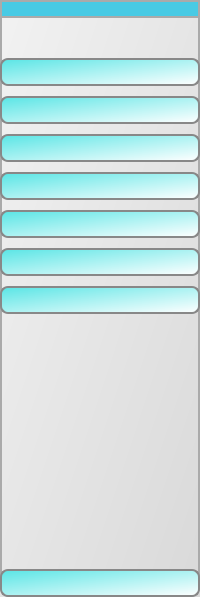
       <widget class="QWidget" name="window_icon" native="true">
        <property name="styleSheet">
         <string notr="true">QWidget {
    background: qlineargradient(x1:0, y1:0, x2:1, y2:1, stop:0 #f2f2f2, stop:1 #d9d9d9);
    border: 2px solid #aaaaaa;
    border-radius: 10px;
}

QPushButton {
    background: qlineargradient(x1:0, y1:0, x2:1, y2:1, stop:0 #59e5e5, stop:1 #ffffff);
    border: 2px solid #888888;
    border-radius: 8px;
    padding: 5px;
}

QPushButton:hover {
    background: qlineargradient(x1:0, y1:0, x2:1, y2:1, stop:0 #D9EFFF , stop:1 #b0b0b0);
    border: 2px solid #666666;
}

QSlider::groove:horizontal {
    background: #cccccc;
    height: 8px;
    border-radius: 4px;
}

QSlider::handle:horizontal {
    background: qradialgradient(cx:0.5, cy:0.5, radius:0.5, fx:0.5, fy:0.5, stop:0 #ffffff, stop:1 #bbbbbb);
    border: 2px solid #888888;
    width: 16px;
    height: 16px;
    margin: -5px 0;
    border-radius: 8px;
}

QDial {
    background: qlineargradient(x1:0, y1:0, x2:1, y2:1, stop:0 #f2f2f2, stop:1 #d9d9d9);
    border: 2px solid #aaaaaa;
    border-radius: 50px;
}</string>
        </property>
        <layout class="QVBoxLayout" name="verticalLayout_4">
         <property name="spacing">
          <number>0</number>
         </property>
         <property name="leftMargin">
          <number>0</number>
         </property>
         <property name="topMargin">
          <number>0</number>
         </property>
         <property name="rightMargin">
          <number>0</number>
         </property>
         <property name="bottomMargin">
          <number>0</number>
         </property>
         <item>
          <widget class="QLabel" name="label_6">
           <property name="styleSheet">
            <string notr="true">background-color: #48cae4;
color: rgb(255, 255, 255);</string>
           </property>
           <property name="text">
            <string/>
           </property>
           <property name="pixmap">
            <pixmap resource="icons.qrc">:/icon/icons/Settings-Sound--Streamline-Ultimate.png</pixmap>
           </property>
           <property name="alignment">
            <set>Qt::AlignCenter</set>
           </property>
          </widget>
         </item>
         <item>
          <spacer name="verticalSpacer">
           <property name="orientation">
            <enum>Qt::Vertical</enum>
           </property>
           <property name="sizeType">
            <enum>QSizePolicy::Preferred</enum>
           </property>
           <property name="sizeHint" stdset="0">
            <size>
             <width>20</width>
             <height>40</height>
            </size>
           </property>
          </spacer>
         </item>
         <item>
          <layout class="QVBoxLayout" name="verticalLayout_2">
           <property name="spacing">
            <number>10</number>
           </property>
           <property name="sizeConstraint">
            <enum>QLayout::SetMinAndMaxSize</enum>
           </property>
           <item>
            <widget class="QPushButton" name="but_cam_1_icon">
             <property name="text">
              <string/>
             </property>
             <property name="icon">
              <iconset resource="icons.qrc">
               <normaloff>:/icon/icons/Expand-Full--Streamline-Ultimate.png</normaloff>:/icon/icons/Expand-Full--Streamline-Ultimate.png</iconset>
             </property>
             <property name="checkable">
              <bool>true</bool>
             </property>
             <property name="autoExclusive">
              <bool>true</bool>
             </property>
            </widget>
           </item>
           <item>
            <widget class="QPushButton" name="but_4_cam_icon">
             <property name="text">
              <string/>
             </property>
             <property name="icon">
              <iconset resource="icons.qrc">
               <normaloff>:/icon/icons/Shrink-4--Streamline-Ultimate.png</normaloff>:/icon/icons/Shrink-4--Streamline-Ultimate.png</iconset>
             </property>
             <property name="checkable">
              <bool>true</bool>
             </property>
             <property name="autoExclusive">
              <bool>true</bool>
             </property>
            </widget>
           </item>
           <item>
            <widget class="QPushButton" name="but_NG_1_icon">
             <property name="text">
              <string/>
             </property>
             <property name="icon">
              <iconset resource="icons.qrc">
               <normaloff>:/icon/icons/Paginate-Filter-1--Streamline-Ultimate.png</normaloff>:/icon/icons/Paginate-Filter-1--Streamline-Ultimate.png</iconset>
             </property>
             <property name="checkable">
              <bool>true</bool>
             </property>
             <property name="autoExclusive">
              <bool>true</bool>
             </property>
            </widget>
           </item>
           <item>
            <widget class="QPushButton" name="but_NG_4_icon">
             <property name="text">
              <string/>
             </property>
             <property name="icon">
              <iconset resource="icons.qrc">
               <normaloff>:/icon/icons/Paginate-Filter-4--Streamline-Ultimate.png</normaloff>:/icon/icons/Paginate-Filter-4--Streamline-Ultimate.png</iconset>
             </property>
             <property name="checkable">
              <bool>true</bool>
             </property>
             <property name="autoExclusive">
              <bool>true</bool>
             </property>
            </widget>
           </item>
           <item>
            <widget class="QPushButton" name="but_output_icon">
             <property name="text">
              <string/>
             </property>
             <property name="icon">
              <iconset resource="icons.qrc">
               <normaloff>:/icon/icons/Accounting-Calculator--Streamline-Ultimate.png</normaloff>:/icon/icons/Accounting-Calculator--Streamline-Ultimate.png</iconset>
             </property>
             <property name="checkable">
              <bool>true</bool>
             </property>
             <property name="autoExclusive">
              <bool>true</bool>
             </property>
            </widget>
           </item>
           <item>
            <widget class="QPushButton" name="but_screenshot_icon">
             <property name="text">
              <string/>
             </property>
             <property name="icon">
              <iconset resource="icons.qrc">
               <normaloff>:/icon/icons/Paginate-Filter-Camera--Streamline-Ultimate.png</normaloff>:/icon/icons/Paginate-Filter-Camera--Streamline-Ultimate.png</iconset>
             </property>
             <property name="checkable">
              <bool>true</bool>
             </property>
             <property name="autoExclusive">
              <bool>true</bool>
             </property>
            </widget>
           </item>
           <item>
            <widget class="QPushButton" name="but_information_icon">
             <property name="text">
              <string/>
             </property>
             <property name="icon">
              <iconset resource="icons.qrc">
               <normaloff>:/icon/icons/Alert-Hexagon--Streamline-Ultimate.png</normaloff>:/icon/icons/Alert-Hexagon--Streamline-Ultimate.png</iconset>
             </property>
             <property name="checkable">
              <bool>true</bool>
             </property>
             <property name="autoExclusive">
              <bool>true</bool>
             </property>
            </widget>
           </item>
          </layout>
         </item>
         <item>
          <spacer name="verticalSpacer_2">
           <property name="orientation">
            <enum>Qt::Vertical</enum>
           </property>
           <property name="sizeHint" stdset="0">
            <size>
             <width>20</width>
             <height>255</height>
            </size>
           </property>
          </spacer>
         </item>
         <item>
          <widget class="QPushButton" name="but_exit_icon">
           <property name="text">
            <string/>
           </property>
           <property name="icon">
            <iconset resource="icons.qrc">
             <normaloff>:/icon/icons/Logout-2--Streamline-Ultimate.png</normaloff>:/icon/icons/Logout-2--Streamline-Ultimate.png</iconset>
           </property>
           <property name="checkable">
            <bool>true</bool>
           </property>
           <property name="autoExclusive">
            <bool>true</bool>
           </property>
          </widget>
         </item>
        </layout>
       </widget>
